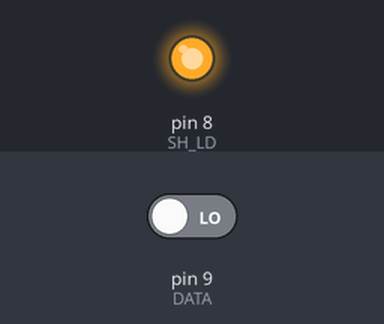
Recording of a sketch running on a simulated Arduino Uno, built with avr-gcc and run on an emulated ATmega328P. On the bench: output pins drawn as LEDs (lit = HIGH). Inputs (shaded band) come from the test bench; at power-on: pin 9 (DATA) LOW. Pins used as bus, display or sensor lines are not drawn; what the sketch prints to the serial monitor is not drawn.

Above: at 0.2 s.
Timing chart, 0 to 3.0 s (numbered marks = the images above):
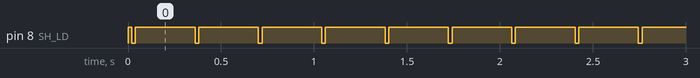

The sketch:

shift_in.ino
```cpp
/*
 * Autor: Héctor Andrés Porras Loría.
 *
 * Se leen valores de un registro de corrimiento entrada paralelo salida serie.
 * Los valores corresponden a rangos de temperatura digitalizados por medio de un
 * ADC Flash de 3 bits. La conversión a temperatura se realiza con las ecuaciones de
 * recta del circuito acondicionador de señal (CAS) y el sensor de temperatura TMP36.
 *
 * Etapa    Ecuación
 * ============================
 * CAS      Vo = 12,5*Vin - 7.5
 * Sensor   Vo = 0.01*T + 0.5
 *
 * Se obtienen los siguientes rangos.
 *
 * Salida   Temperatura (°C)
 * =========================
 * 000      > 45
 * 001      40-45
 * 010      35-40
 * 011      30-35
 * 100      25-30
 * 101      20-25
 * 110      15-20
 * 111      < 15
 *
 */

/* ========== Pin definition ========== */
int CLK_INH = 6;  // Clock inhibit
int CLK = 7;      // Clock
int SH_LD = 8;    // Shift/Load
int DATA = 9;     // Data

/* ========== Variables ========== */
byte value = 0;         // Contiene el valor final
int tmp = 0;            // Contiene cada bit que se obtiene de manera serial
float temperature = 0;  // Temperatura que será leída y desplegada por la interfaz en Processing

void setup()
{
  Serial.begin(9600); // Inicializar serial

  /* ========== Pin modes ========== */
  pinMode(CLK_INH, OUTPUT);
  pinMode(SH_LD, OUTPUT);
  pinMode(CLK, OUTPUT);
  pinMode(DATA, INPUT);
}

void loop()
{
  /*
   * CL_INH en HIGH permiten la carga paralela al registro.
   * SH_LD inicia en HIGH para luego iniciar la carga paralela.
   * La carga paralela se hace en la transición de LOW a HIGH.
   */
  digitalWrite(CLK_INH, HIGH);
  digitalWrite(SH_LD, HIGH);

  delay(20);

  /* Se cambia a LOW para iniciar la carga al registro */
  digitalWrite(SH_LD, LOW);

  delay(20);

  /*
   * La carga paralela se da en la transición de LOW a HIGH del pin SH_LD.
   * Para obtener la salida de manera serial se mantiene SH_LD en HIGH y
   * CLK_INH en LOW.
   */
  digitalWrite(SH_LD, HIGH);
  digitalWrite(CLK_INH, LOW);

  delay(20);

  /*
   * Ciclo que obtiene los 3 bits y forma el valor final.
   * En la transición de LOW a HIGH del reloj el siguiente valor se
   * desplaza a la salida.
   */
  for (int i = 0; i < 3; i++)
  {
    digitalWrite(CLK, LOW);
    delay(20);
    tmp = digitalRead(DATA);
    if (tmp)
    {
      value = value | (1 << (2 - i));
    }
    delay(20);
    digitalWrite(CLK, HIGH);
    delay(20);
  }

  /* Dependiendo de la salida se forma el mensaje a imprimir */
  switch(value)
  {
    case 0:
    {
      temperature = 47.5;
      break;
    }
    case 1:
    {
      temperature = 42.5;
      break;
    }
    case 2:
    {
      temperature = 37.5;
      break;
    }
    case 3:
    {
      temperature = 32.5;
      break;
    }
    case 4:
    {
      temperature = 27.5;
      break;
    }
    case 5:
    {
      temperature = 22.5;
      break;
    }
    case 6:
    {
      temperature = 17.5;
      break;
    }
    case 7:
    {
      temperature = 7.5;
      break;
    }
  }

  /* Se imprime el mensaje y se reinicia el valor a 0 */
  Serial.println(temperature);
  value = 0;

  delay(100);
}
```

Measured:
- by itself, pin 8 (SH_LD): repeats every 0.34 s: LOW 0.02 s, HIGH 0.32 s
